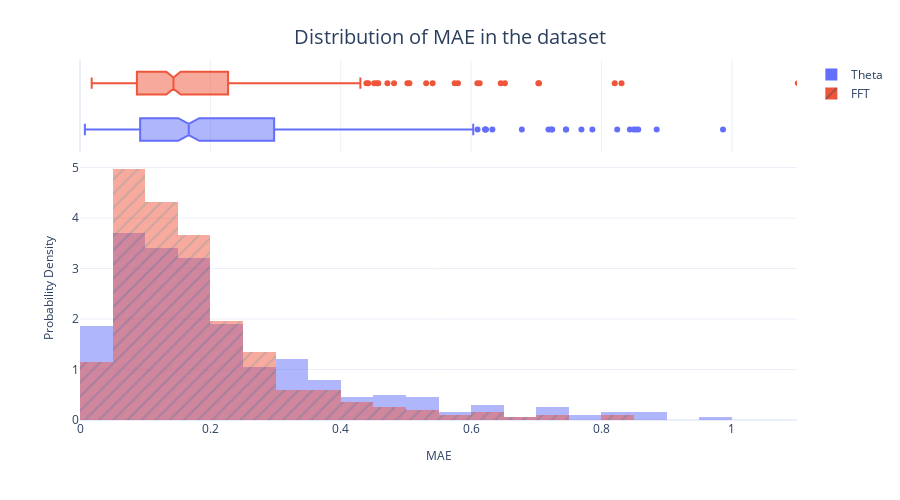

This figure's notebook cell:
### Code cell
fig = px.histogram(baseline_metrics_df, 
                   x="MAE", 
                   color="Algorithm",
                   pattern_shape="Algorithm", 
                   marginal="box", 
                   nbins=100, 
                   barmode="overlay",
                   histnorm="probability density")
fig = format_plot(fig, xlabel="MAE", ylabel="Probability Density", title="Distribution of MAE in the dataset")
fig.write_image("imgs/chapter_4/mae_dist.png")
fig.update_layout(xaxis_range=[0,1.1])
fig.show()

### Figure 1 — Plotly figure (JSON) as saved in the notebook; plotly's stock layout.template omitted (floating-point values rounded to 4 significant figures; data arrays with more than 128 entries replaced by an {"elided": "..."} marker saying what was removed)
{"data": [{"alignmentgroup": "True", "bingroup": "x", "histnorm": "probability density", "hovertemplate": "Algorithm=Theta<br>MAE=%{x}<br>probability density=%{y}<extra></extra>", "legendgroup": "Theta", "marker": {"color": "#636efa", "opacity": 0.5, "pattern": {"shape": ""}}, "name": "Theta", "nbinsx": 100, "offsetgroup": "Theta", "orientation": "v", "showlegend": true, "type": "histogram", "x": {"elided": "399 float values"}, "xaxis": "x", "yaxis": "y"}, {"alignmentgroup": "True", "hovertemplate": "Algorithm=Theta<br>MAE=%{x}<extra></extra>", "legendgroup": "Theta", "marker": {"color": "#636efa"}, "name": "Theta", "notched": true, "offsetgroup": "Theta", "showlegend": false, "type": "box", "x": {"elided": "399 float values"}, "xaxis": "x2", "yaxis": "y2"}, {"alignmentgroup": "True", "bingroup": "x", "histnorm": "probability density", "hovertemplate": "Algorithm=FFT<br>MAE=%{x}<br>probability density=%{y}<extra></extra>", "legendgroup": "FFT", "marker": {"color": "#EF553B", "opacity": 0.5, "pattern": {"shape": "/"}}, "name": "FFT", "nbinsx": 100, "offsetgroup": "FFT", "orientation": "v", "showlegend": true, "type": "histogram", "x": {"elided": "399 float values"}, "xaxis": "x", "yaxis": "y"}, {"alignmentgroup": "True", "hovertemplate": "Algorithm=FFT<br>MAE=%{x}<extra></extra>", "legendgroup": "FFT", "marker": {"color": "#EF553B"}, "name": "FFT", "notched": true, "offsetgroup": "FFT", "showlegend": false, "type": "box", "x": {"elided": "399 float values"}, "xaxis": "x2", "yaxis": "y2"}], "layout": {"autosize": false, "barmode": "overlay", "height": 500, "legend": {"title": {}, "tracegroupgap": 0}, "margin": {"t": 60}, "title": {"font": {"size": 20}, "text": "Distribution of MAE in the dataset", "x": 0.5, "xanchor": "center", "yanchor": "top"}, "width": 900, "xaxis": {"anchor": "y", "domain": [0, 1], "range": [0, 1.1], "title": {"font": {"size": 12}, "text": "MAE"}, "type": "linear"}, "xaxis2": {"anchor": "y2", "domain": [0, 1], "matches": "x", "showgrid": true, "showticklabels": false, "type": "linear"}, "yaxis": {"anchor": "x", "autorange": true, "domain": [0, 0.7326], "range": [0, 5.224], "title": {"font": {"size": 12}, "text": "Probability Density"}}, "yaxis2": {"anchor": "x2", "autorange": true, "domain": [0.7426, 1], "matches": "y2", "range": [-0.5, 1.5], "showgrid": false, "showline": false, "showticklabels": false, "ticks": "", "type": "category"}}}
